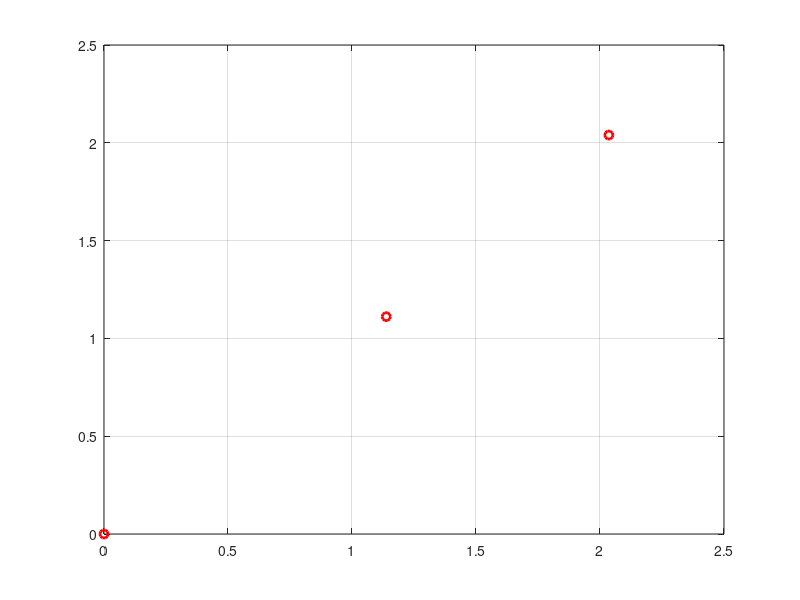

Recreate this plot in MATLAB. (Note: this script raises an error after producing the figure.)
%
%********************************************************************
%***  Elisabeth Ullmann                                        ******
%***  Autumn School on Uncertainty Quantification @ CWI        ******
%********************************************************************
%
% Cross-entropy method with multivariate Gaussian density to estimate 
%
% P_f = Prob (min(X)>a) = int_{-min(x)+a<0} f(x)dx,
%
% where f(x) ~ N(0,Id) and a>0
%
clear all; 

a = 2;
Pf_e = normcdf(-a)^2;    % Exact probability of failure

d=2;                     % Input dimension
N = 1e3;                 % Number of samples
rho = 0.1;               % Quantile related to failure level

mu0=zeros(d,1);
Sigma0=[1 0; 0 1];
mu_ref=mu0;
Sigma_ref=Sigma0;
 
MU_ref = [mu_ref];       % Matrix to store auxiliary means in CE method

G = @(x)(-min(x)+a);
s = 1e-6;               % Scaling parameter to regularize Sigma_ref

rng('default')           % For reproducibility
iter = 0;
f_level = 1;

while f_level>0

    x = mvnrnd(mu_ref',Sigma_ref,N)';
    y = G(x);
    f_level = quantile(y,rho);
    if f_level<0, break; end

    W = mvnpdf(x',mu0',Sigma0)./mvnpdf(x',mu_ref',Sigma_ref);
    H = W';
    ind = find(y<f_level);
    denom = sum(H(ind));

    % Update mean of Gaussian IS density
    mu_ref = sum(repmat(H(ind),d,1).*x(:,ind),2)/denom;

    % Update variance-covariance matrix of Gaussian IS density
    Sigma_ref = zeros(size(Sigma0));
    for k=1:length(ind)
        v_ref = x(:,ind(k))-mu_ref;
        Sigma_ref = H(ind(k))*v_ref*v_ref';
    end
    s = max(s,min(W));   % Adjust scaling parameter
    Sigma_ref = Sigma_ref/denom+s*eye(d);

    iter = iter+1;
    N_eff(iter) = sum(W)^2/sum(W.^2);
    MU_ref = [MU_ref mu_ref];
end
% Perform IS with final Gaussian density
W = mvnpdf(x',mu0',Sigma0)./mvnpdf(x',mu_ref',Sigma_ref);
N_eff(iter+1) = sum(W)^2/sum(W.^2);
H = W;
ind = find(y<0.0);
% CE-IS estimate of Pf
Pf_est_ce = sum(H(ind))/N;

% Standard Monte Carlo estimate of Pf
x = mvnrnd(mu0',Sigma0,N)';
y = G(x);
ind = find(y<0.0);
Pf_est_mc = sum(ind)/N;

% Print results
fprintf('CE-estimate of Pf: %1.6e\n',Pf_est_ce)
fprintf('MC estimate of Pf: %1.6e\n',Pf_est_mc)
fprintf('Exact Pf: %1.6e\n',Pf_e)
fprintf('Number of CE iterations: %.0f\n',iter)
fprintf('Number of samples per level: %.0f\n',N)
% 
figure
plot(MU_ref(1,:), MU_ref(2,:),'ro','LineWidth',2)
grid on
xlabel('$x_1$',Interpreter='latex')
ylabel('$x_2$',Interpreter='latex')
title(sprintf('Mean of Gaussian CE approximation for a=%.0f',a))
